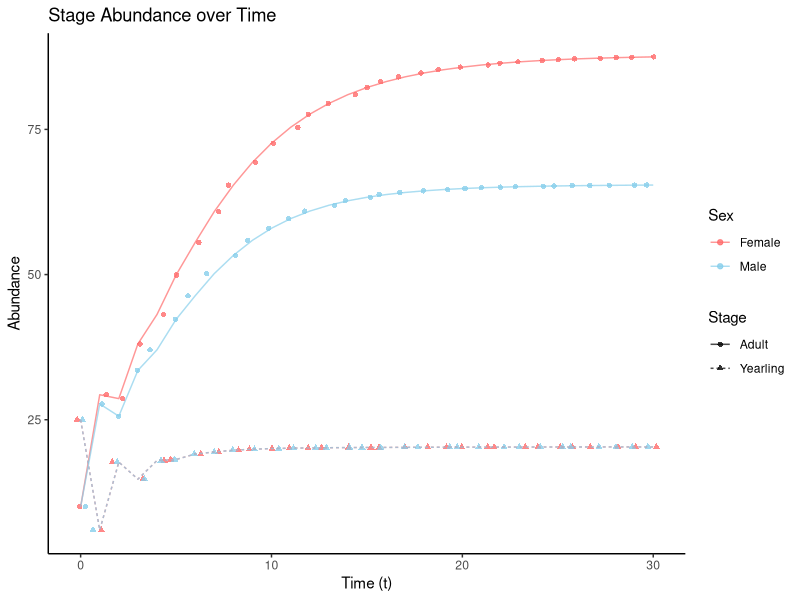
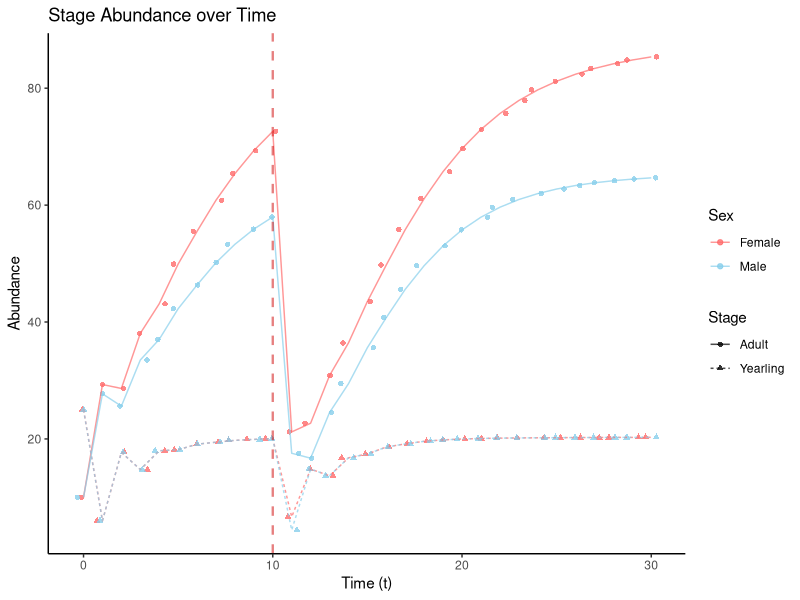
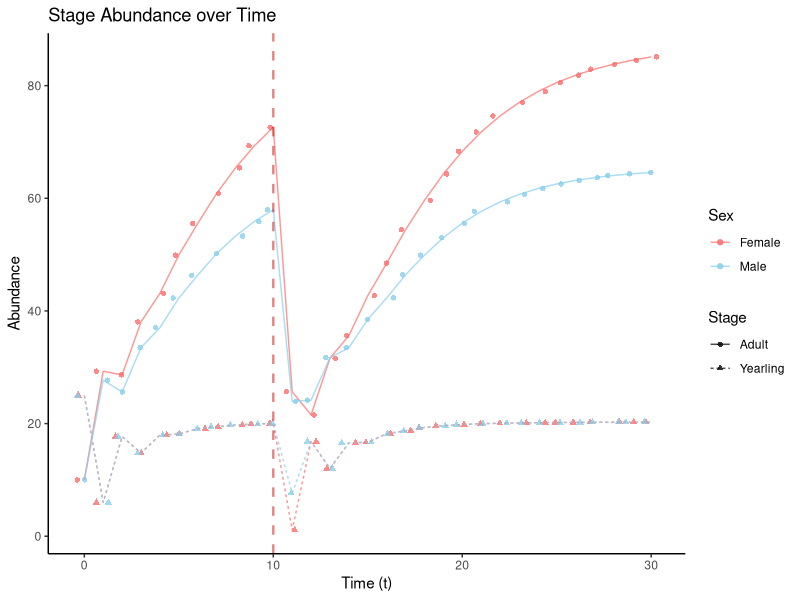
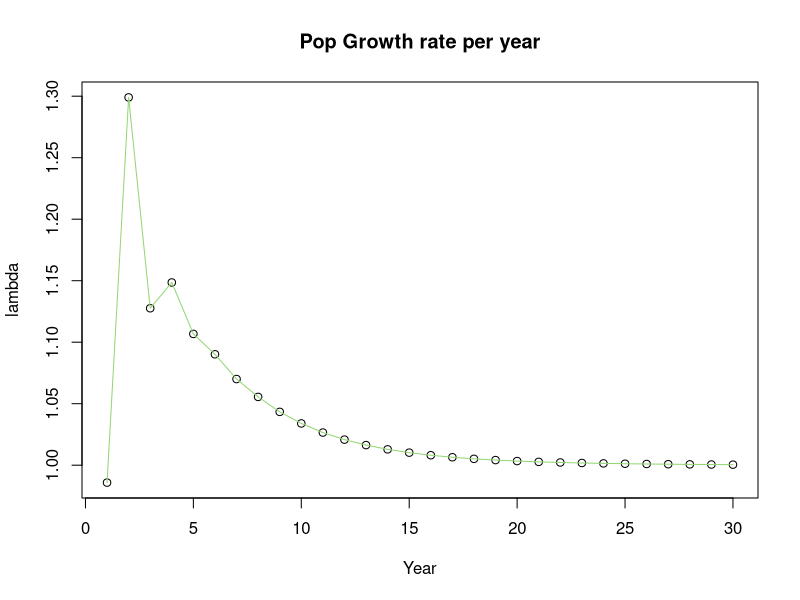
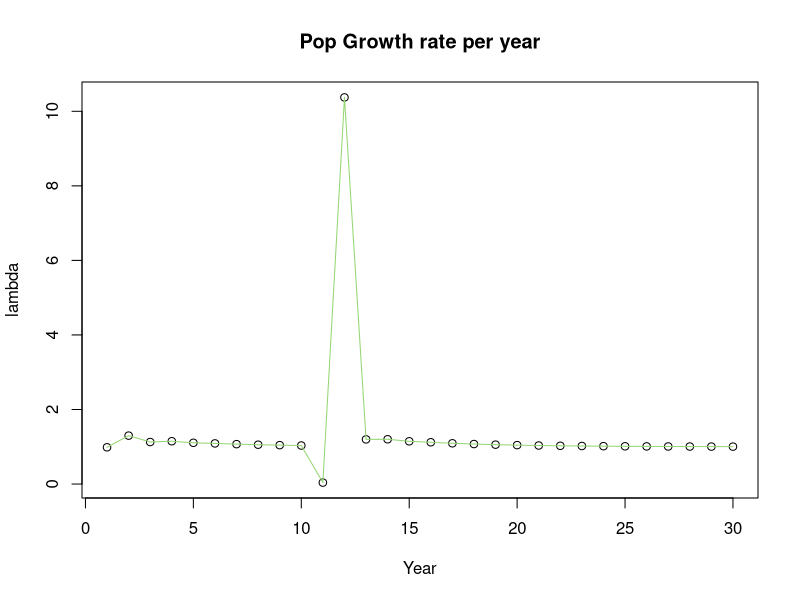
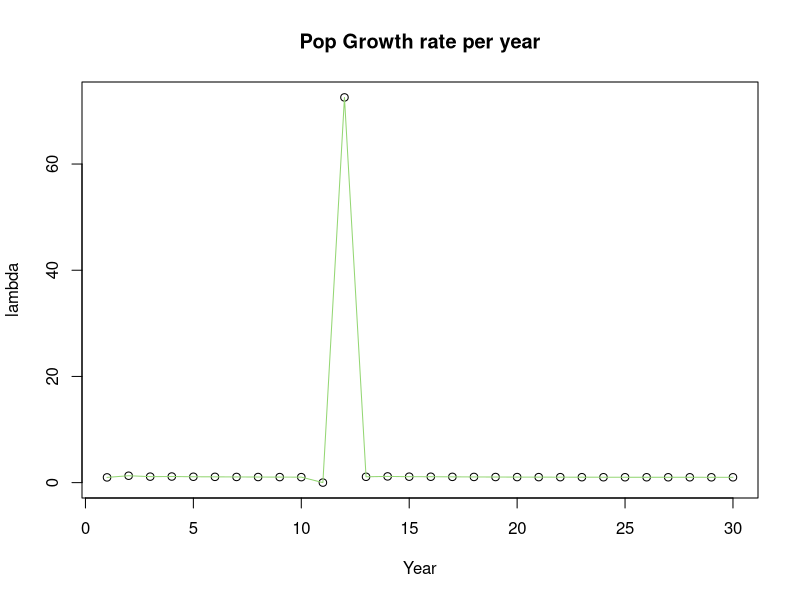

Here is the R script that generated these plots, in order:
# RUN script
# 23/02/25
# Can be run enturely in order

# loading required packages
library(ggplot2)
library(tidyr)
library(dplyr)
library(readr)

# data extraction
mcdonald_demo <- as.data.frame(read_csv("Data/mcdonald_2016_supinfo.csv"))  # posterior estimates from IPM

dens_posterior <- mcdonald_demo$pop_size   # posterior estimate from model
dens_posterior_mean <- mean(dens_posterior)
dens_posterior_sd <- sd(dens_posterior)

beta_reported <- -0.239  # from paper 

beta_rawdens <- (beta_reported*(1-dens_posterior_mean))/dens_posterior_sd  # gives raw beta value multiplied by pop size (?)
# needs updating based on new maths


# required functions ------
# Mating systems function ----  when Nm or Nf = 0 U = 0
mating.func <- function(params,     # density dependent parameters
                        stagenames,   # Stages in life cycle graph 
                        Nf,        # Adult and yearling females
                        Nm,             # Adult and yearling males
                        Mfunction= "min",       # mating function applied
                        return.mat= FALSE) {       # Fmat output?
  
  if(is.null(stagenames) || length(stagenames)== 0 & return.mat==TRUE) stop("stagenames must be provided for correct matrix dimension calculations")
  
  # naming objects 
  K <- params$rep_K      # MAX litter size
  h <- params$h          # harem size
  S<- params$Sc_max    # assumes different survival for male and female cubs
  
  
  # creating the output obj 
  out<- list(f=numeric(), Fmat=matrix())
  f <- NA    # blank 
  Fmat <- matrix(0, ncol= length(stagenames), nrow= length(stagenames)) # blank matrix
  rownames(Fmat) <- stagenames
  colnames(Fmat) <- stagenames
  
  # Harmonic mean mating function
  if(Mfunction %in% c( "HM", "HMMF", "Harmonic Mean Mating Function", "harmonic mean mating function", "Harmonic Mean", "harmonic mean")){
    U <- (2* Nf * Nm*h)/(Nf + Nm* h) # females in unions given pop structure
    f <- K*Nm/ (Nm + Nf*h^-1)  # fertility coefficient f= cubs produced by adult female
    
    # Minimum mating function
  } else if(Mfunction %in% c("Minimum Mating Function", "minimum mating function", "Minimum", "minimum", "min", "Min")){
    # defining number of pairs formed (U)
    if(Nf < Nm*h){
      U <- Nf
    } else if(Nm*h < Nf){
      U <- Nm*h
    } 
    f<- (K*U)/Nf   # fertility coefficient f= cubs produced by adult female
    
    # Mod Harmonic mean mating function
  } else if(Mfunction %in% c("Modified Hamonic Mean Mating Function", "modified harmonic mean mating function", "ModHarmonic", "modharmonic"))   {
    if(Nf < (2* Nf*Nm*h) / (Nf +Nm*h)) {
      U <- Nf
    } else if((2* Nf*Nm*h) / (Nf +Nm*h) < Nf){
      U <- (2* Nf*Nm*h) / (Nf+ Nm)
    }
    f <- (K*U)/Nf    # fertility coefficient f= cubs produced by adult female
  }
  
  
  if(return.mat==TRUE) {
    nStages <- length(stagenames)/2 # number stages for each sex
    Fmat[1,nStages] <- 0.5* f* S    # female cub production by females
    Fmat[nStages+1, nStages] <- 0.5* f* S  # male cub production by females
    out$Fmat <- Fmat
  }
  
  out$f <- f
  
  return(out) 
}


#  Ricker function and matrix application - must return functional Amat for proj
apply.DD <- function(params, 
                     Umat, 
                     N,   # yearling and adults
                     DDapply="fertility", 
                     stagenames,   # Stages in life cycle graph 
                     Nf,        # Adult female abundance
                     Nm,             # Adult males
                     Mfunction= "min",       # mating function applied
                     return.mat= FALSE) {   # apply ricker to whole matrix, survival or fertility
  
  ricker <- function(params, N){   # Using params (b) and population size input
    dd_fun <- exp(-params$b*N)
    return(dd_fun)      # returns value of multiplier
  }
  rick <- ricker(params, N)    # ricker function embedded - only this part needed?
  # Function ricker
  # params, incl b = strength of density dependence
  # N= population size (can be total, NAdults, other, but explain in comments) 
  # Use: returns dd_fun multiplier.
  
  # mating func embedded
  mating <- mating.func(params,     # density dependent parameters
              stagenames,   # Stages in life cycle graph 
              Nf,        # Adult and yearling females
              Nm,             # Adult and yearling males
              Mfunction= "min",       # mating function applied
              return.mat= FALSE) 
  
  f <- mating$f 
  
  # constructing Amat
  Amat <- Umat
  S <- params$Sc_max
  Amat[1,2] <- 0.5* f* S 
  Amat[3,2] <- 0.5* f* S 
  
  # applying based on method
  if(DDapply %in% c("matrix", "Matrix"))  {
    Amat_N <- Amat*rick  
    
  } else if(DDapply %in% c("Survival", "survival", "Umat")){
    Umat_N <- Umat*rick
    Amat_N <- Amat + Umat_N # how to combine?
    
  } else if(DDapply  %in% c("Fertility", "fertility", "Fmat")) {
    # embedd mating func?
    f_N <- f*rick
    Amat_N <- Amat
    Amat_N[1,2] <- 0.5 * f_N * S 
    Amat_N[3,2] <- 0.5 * f_N * S 
  }
  
  return(Amat_N) 
}
# Function name= applyDD
# Inputs:  
#  params: incl b for ricker
#  N: effective pop size (can be total, NAdults, other, but explain in comments) 
#  Fmat: matrix with reproductive params (can be created by mating.func) 
#  Umat: survival matrix
#  DDapply= across which elements ricker is applied - entire matrix (Amat), survival (Umat), Fertility (Fmat) or recruitment (applies twice to fmat - cub survival and females reproducing
# Use:  Creates a density dependent Amat depending on DDapplication to existing Umat, calculates f values to add in amat


# Removal function - allows bias for age and sex
rem.proj <- function(Umat,   # MAX SURVIVAL
                     initial, 
                     params,
                     stagenames, # needed for mating func
                     time, 
                     memberN=NULL,  # which individuals contribute to pop size? (as vec)
                     DDapply="fertility", 
                     Mfunction= "Min",
                     intensity= NULL,  # percentage you want REMOVED from pop at time T=ry
                     remyear = NULL,  # removal year = decrease from following year
                     rem_strat = "random",  # if specified removals, "adults, females, yearlings, males, yearling females, 
                     bias = NULL , # strength of bias as percentage (range??)
                     return.vec= TRUE, 
                     return.remvec = FALSE) {
  # Time 
  if (time<=1) stop("Time must be a positive integer")
  else(time <- as.integer(time))
  
  if (is.null(initial)) stop("You must provide initial population vector with each stage abundance")
  else(n0 <- as.numeric(initial))
  
  if (length(initial) != length(stagenames)) stop("initial pop vector must equal length(stagenames)")
  
  if (is.null(params)) stop("You must provide parameters for selected density-dependent function")
  
  if (!is.null(bias) && 1+bias > 1/(intensity/100)) stop("Bias value provided leads to p(removal) >1. Re-enter below", 1/intensity, "and repeat")
  
  
  nStages <- length(stagenames)/2      # how many stages
  
  
  # population size
  if (is.null(memberN)){
    memberN <- 1:length(stagenames)   # NULL = all members contribute to pop size
    
  } else if(length(memberN) >= 1){
    memberN <- c(memberN) 
  }
  
  # Calculating Unions with mating function
  Nf <- n0[nStages]     # pulls ONLY adult female entry from initial vector
  Nm <- n0[2*nStages]      # adult male in vector (final entry)
  
  # mating func gives initial Fmat for first year
  mating.out <- mating.func(params, stagenames, Nf, Nm, Mfunction,  return.mat= FALSE)  # return f value only  
  f <- mating.out$f
  
  # Set up the output
  out <- list(pop = vector(), 
              vec = matrix(), 
              mat = matrix(), 
              Nremoved = numeric(), # how to leave blank if no removals?
              remvec = vector())  # including number removed and removals from each stage
  
  Vec <- matrix(0, ncol = length(stagenames), nrow = time + 1)  # matrix to fill with stage abundance.  row= time, col= stage
  Pop <- rep(NA, (time + 1))       # vector to fill with total pop size each year
  Nremoved <- 0
  remvec <- rep(NA, length(stagenames))
  
  colnames(Vec) <- stagenames   # naming cols matrix as stages 
  rownames(Vec) <- 0:(time)   # rows correspond to each year of projection. Row 0 = initial or n0
  Vec[1, ] <- n0                   
  Pop[1] <- sum(n0)    
  
  
  if(is.numeric(intensity)){   # removal scenarios only
    ry <- as.numeric(remyear)           # shortening name for future use
  } else if(is.null(intensity)){
    ry <- time                   # no removals = run until time
  }
  # Loop = density dependent matrix application for each year
  for (i in 1:ry) {   # normal projection until remyear (if removal at t=5, project until t=5, final entry inserted to row 6) remember vec[5,] holds entries for year=4 (0:time)
    
    # f value per year creation
    thisNf <- sum(Vec[i,nStages-1], Vec[i,nStages])    # Nf sums yearling and adult fems in Vec matrix
    thisNm <- sum(Vec[i,2*nStages-1],Vec[i,2*nStages])   # Nm 
    
    thisN <- sum(Vec[i,memberN])  # pop sizes sums row i for cols included in N
    
    # ricker density dependence each year
    thisAmat <- apply.DD(params, Umat, thisN, DDapply= "fertility", stagenames,   
                         thisNf,        
                         thisNm,            
                         Mfunction= "min",       
                         return.mat= FALSE)  
    
    # If the projection matrix has any negative values in it, stop iterating but
    # return the projection up until this point.
    if (sum(thisAmat<0)>0){
      warning(paste("Projection stopped at time step", i, "because the density-dependent projection matrix has negative values."))
      break
    }
    # if pop size <= 0, stop and return
    if(Pop[i]<= 0){
      warning(paste("Projection stopped at time step", i, "because pop size reached 0 or below"))
      break
    }
    # if any stage becomes negative, set to zero and continue
    if (any(Vec < 0)) {
      warning(paste("Negative abundances produced at time step", i, "setting negatives to 0 and continuing."))
      Vec[Vec < 0] <- 0
    }
    
    Vec[(i + 1), ] <- thisAmat %*% Vec[i, ]  # following year stage vector is this Amat* this year pop structure - incorporate U here for max no. births?
    Pop[i + 1] <- sum(Vec[(i + 1), ])
  }
  
  
  if (is.numeric(intensity)) {
    # pop removal
    # ------------------------------------------------
    if(rem_strat == "random"){
      if (is.null(bias) == FALSE) paste("ignoring bias value since removal is random across ages and sexes")
      #generating the distribution - varies with rem strat
      prop <- rnorm(length(stagenames), mean = intensity/100, sd= intensity/1000)  # 4 samples from dist mean 0.5, sd 0.05
      
    } else if (is.numeric(intensity) && rem_strat %in% c("adults", "Adults", "adult", "Adult", "yearlings", "Yearlings", "yearling", "Yearlings")){   # want to specify age and sex prob  - adult male, yearling fem.. 
      if (is.null(bias) == TRUE) stop("please provide strength of bias as value 0-")
      if (rem_strat %in% c("adults", "Adults", "adult", "Adult")){
        y_rem <- rnorm(nStages, mean = ((1-bias)*intensity)/100, sd = intensity/1000) 
        a_rem <- rnorm(nStages, mean = ((1+bias)*intensity)/100, sd = intensity/1000)    
      }
      else if (rem_strat %in% c("yearlings", "Yearlings", "yearling", "Yearlings")){
        y_rem <- rnorm(nStages, mean = ((1+bias)*intensity)/100, sd = intensity/1000) 
        a_rem <- rnorm(nStages, mean = ((1-bias)*intensity)/100, sd = intensity/1000) 
      }
      # col binding so each row represents stage
      bind <- cbind(y_rem, a_rem)
      prop <- c(bind[1,], bind[2,])   # 4 proportions to remove in correct order (yf, af, ym, am)
      
    } else if (is.numeric(intensity) && rem_strat %in% c("females", "Females", "female", "Female", "males", "Males", "male", "Male")){  
      if (is.null(bias) == TRUE) stop("please provide strength of bias as value 0-")
      if(rem_strat %in% c("females", "Females", "female", "Female")){
        f_rem <- rnorm(nStages, mean = ((1+bias)*intensity)/100, sd = intensity/1000) # bias applied to females
        m_rem <- rnorm(nStages, mean = ((1-bias)*intensity)/100, sd = intensity/1000) 
        
      } else if(rem_strat %in% c("males", "Males", "male", "Male")){
        f_rem <- rnorm(nStages, mean = ((1-bias)*intensity)/100, sd = intensity/1000) # bias applied to females
        m_rem <- rnorm(nStages, mean = ((1+bias)*intensity)/100, sd = intensity/1000) 
      }
      bind <- cbind(f_rem, m_rem)
      prop <- c(bind[,1], bind[,2])   # 4 proportions to remove in correct order (yf, af, ym, am)
      
    } else if (is.numeric(intensity) && is.numeric(rem_strat)){
      if (is.null(bias) == TRUE) stop("please provide strength of bias as value 0-")
      # how to specify is specific element biased?  numeric vector or integer 1:4, then apply bias to element
      # ex rem_strat = 3 (ym)
      bi <- length(rem_strat)  # how many elements provided
      
      rem <- rnorm((1- bi), mean = ((1+bias)*intensity)/100, sd = intensity/1000)   # unbiased, 1- number of biased samples needed
      rembi <- rnorm(bi, mean = ((1+bias)*intensity)/100, sd = intensity/1000)
      
      # how to order? biased p pos matched to bias stage? 
      prop <- rep(NA, length(stagenames))
      prop[rem_strat] <- rembi
      prop[-rem_strat] <- rem    # all non biased stages, add unbiased probs
    }
    # ------------------
    # removals
    rem_vec <- Vec[ry+1,] * prop    # rem vec is how many individuals we remove from the population 
    Rem <- sum(rem_vec)
    
    Vec[ry + 2,] <- Vec[ry + 1,]  - rem_vec  # year after remyear = 2 rows later filled with new stage vec
    Pop[ry + 2] <- sum(Vec[ry + 2]) # filling in total pop size
    
    
    # repeat loop after removal year
    for (j in (ry + 2):time) {    # starts filling from 27th row (26th year)
      
      # Mating Fmat creation 
      thisNf <- sum(Vec[j,nStages-1], Vec[j,nStages-1])    # Nf is mid col in Vec matrix
      thisNm <- sum(Vec[j,2*nStages-1],Vec[j,2*nStages])   # Nm 
      
      # apply mating func to calculate pairs
      thisMating<- mating.func(params, stagenames, thisNf, thisNm, Mfunction, return.mat=TRUE)     # how to use?
      
      thisFmat <-thisMating$Fmat
      
      # ricker density dependence each year
      thisN <- sum(Vec[j,memberN])  # pop sizes sums row i for cols included in N
      thisAmat <- apply.DD(params, Umat, thisN, DDapply= "fertility", stagenames,   
                           thisNf,        
                           thisNm,            
                           Mfunction= "min",       
                           return.mat= FALSE)
      
      # If the projection matrix has any negative values in it, stop iterating but
      # return the projection up until this point.
      if (sum(thisAmat<0)>0){
        warning(paste("Projection stopped at time step", i, "because the density-dependent projection matrix has negative values."))
        break
      }
      # if pop size <= 0, stop and return
      if(Pop[i]<= 0){
        warning(paste("Projection stopped at time step", i, "because pop size reached 0 or below"))
        break
      }
      # if any stage becomes negative, set to zero and continue
      if (any(Vec < 0)) {
        warning(paste("Negative abundances produced at time step", i, "setting negatives to 0 and continuing."))
        Vec[Vec < 0] <- 0
      }
      
      Vec[(j + 1), ] <- thisAmat %*% Vec[j, ]  # following year stage vector is this Amat* this year pop structure - incorporate U here for max no. births?
      Pop[j + 1] <- sum(Vec[(j + 1), ])
    }
  } 
  # out objects
  out$pop <- Pop
  if(is.numeric(intensity)){   
    out$Nremoved <- Rem    # where do we define total N removed
    if (isTRUE(return.remvec)) {
      out$remvec <- rem_vec        # returns blank?
    } }
  
  if (isTRUE(return.vec)) {
    out$vec <- Vec        
  } 
  out$mat <- thisAmat
  
  return(out)
}

dd_plot <- function(out,   # output obj of dd.proj
                    y_val= "N",   # plot type - N or Vec 
                    ylab = "abundance", 
                    xlab = "time (t)",
                    rem_year = NULL,
                    theme = theme_classic(), 
                    cols= "black",    # can be vector of 2 cols
                    legend.pos = "topright",
                    cex.legend = 0.8){
  # loading required libraries
  require(tidyr)
  require(ggplot2)
  # creating time vector for n years
  t <- nrow(out$vec) -1                 # t= n years (0-t = t+1 entries)
  time <- as.numeric(c(0:t))       # vector 0:t
  
  # for pop size over time graph - must be as df
  if(y_val %in% c("N", "Pop Size", "pop size", "Pop", "pop")) {
    pop <- out$pop
    pop_df <- as.data.frame(pop) # converting pop to a df
    
    if (is.null(rem_year)){
      plot <- ggplot(data = pop_df, aes(x= time, y= pop)) +  # start form year = 0
        geom_point() +
        labs(title = "Pop size over time", x = xlab, y = ylab)  
      geom_smooth(alpha= 0.7)+   # doesn't fit so well for removals!
        theme
      
    } else if (is.numeric(rem_year)){
      plot <- ggplot(data = pop_df, aes(x= time, y= pop)) +  # start form year = 0
        geom_point() +
        geom_line(data = pop_df, alpha = 0.7) +
        labs(title = "Pop size oever time", x = xlab, y = ylab) +
        theme +
        geom_vline(aes(xintercept = rem_year),                       # Adding a line to show removal year
                   colour = "red3", linetype = "dashed", size= 1, alpha = 0.5) 
    }
    
  } else if(y_val %in% c("Vec", "Pop Structure", "Stages", "vec")){
    x_val <- ncol(out$vec)   # number of classes and sexes (if nStages = 2 and sex =2, x =4)
    # turning into dataframe
    df <- as.data.frame(out$vec)
    df$Year <- time    # year column from 0 to t years
    # tidy data - converting to long format so each row is a single observation 
    df_long <- gather(df, key= "Stage", value = "Abundance", 1:x_val)   # creating a stage col in df with abundance
    df_long <- separate(df_long, col= "Stage", into= c("Stage", "Sex"), sep='_')   # splliting by sex, seperated by _
    
    if(is.null(rem_year)) {
      # plotting graph with ggplot2 
      plot <- ggplot(data= df_long, 
                     aes(x=Year, y=Abundance, colour= Sex, linetype= Stage, shape= Stage)) +  # sexes diff cols, shapes and lines diff for stages
        geom_point(position= "jitter", alpha=0.8) +  # jitter to avoid overlap of yearlings
        geom_line(data= df_long, alpha=0.7) +
        scale_colour_manual(values= cols,
                            labels=c("Female", "Male")) +
        labs(title = "Stage Abundance over Time", 
             x = xlab, y = ylab) + 
        theme
      
    } else if(is.numeric(rem_year)){
      plot <- ggplot(data= df_long, 
                     aes(x=Year, y=Abundance, colour= Sex, linetype= Stage, shape= Stage)) +  # sexes diff cols, shapes and lines diff for stages
        geom_point(position= "jitter", alpha=0.8) +  # jitter to avoid overlap of yearlings
        geom_line(data= df_long, alpha=0.7) +
        scale_colour_manual(values=cols,
                            labels=c("Female", "Male")) +
        labs(title = "Stage Abundance over Time", 
             x = xlab, y = ylab) + 
        theme +
        geom_vline(aes(xintercept = rem_year),                       # Adding a line to show removal year
                   colour = "red3", linetype = "dashed", size=0.8, alpha = 0.5) 
      
    } 
    
  } 
  return(plot)
  
}

# growth rate calculate with output format in DDproj
growth.rate <- function(out, vis = FALSE, rem_year = NULL){
  N <- out$pop    # isolating pop size vector
  lambda <- N[2:length(N)]/N[1:(length(N)-1)]
  # output proj
  lambda_out <- list(lambda = vector(), lamb = NA)
  lambda_out$lambda <- lambda
  
  if(is.numeric(rem_year)){
    ry <- rem_year
  }
  
  if(!isFALSE(vis)){
    lamb <- plot(x= 1:length(lambda), y= lambda, 
                 xlab = "Year", 
                 ylab = "lambda") 
    lines(lambda, col= "#94D673")     # keeping cols consistent - red = removals, green = growth rates
    
    title("Pop Growth rate per year", )
    
    lambda_out$lamb <- lamb   # issue here - not loading plot as object within list
  }
  
  return(lambda_out)
}
# Function name : growth.rate
# Arguments : 
# dd_proj or rem_proj output
# vis = TRUE or FALSE for whether you want graph plotted
# Use : generates growth rate per year (gr) by dividing pop size by previous year 



# Stage distribution calculation
# Updating function to match output of ddproj obj
ssd <- function(out, vis = FALSE, cols) {     # input projected matrix
  # separating a matrix from out obj
  mat <- out$vec   
  
  stageMat<- matrix(0, ncol=ncol(mat), nrow=nrow(mat))    # empty matrix to fill
  rownames(stageMat) <- rownames(mat)
  colnames(stageMat) <- colnames(mat)
  
  # out obj is a list with matrix and plot
  ssd_out <- list(stageMat = matrix(), plot = NA)
  
  for(i in 1:nrow(mat)) {   # loop for each column 
    stageMat[i,]<- mat[i,]/sum(mat[i,])          # column i of matrix filled with row i divided by col sum
  } 
  ssd_out$stageMat <- stageMat
  
  if(!isFALSE(vis)){
    # stageMat as df
    nStage <- ncol(stageMat)   # number of classes and sexes (if nStages = 2 and sex =2, x =4)
    # turning into dataframe
    df <- as.data.frame(stageMat)
    df$Year <- as.numeric(rownames(stageMat))    # year column from 0 to t years
    
    # tidy data - converting to long format so each row is a single observation 
    df_long <- gather(df, key= "Stage", value = "Proportion", 1:nStage)   # creating a stage col in df with abundance
    df_long <- separate(df_long, col= "Stage", into= c("Stage", "Sex"), sep='_')   # splliting by sex, seperated by _
    
    plot <- ggplot(data= df_long, 
                   aes(x= Year, y = Proportion, colour = Sex,  # qhy has year ordered so weird?
                       linetype = Stage, shape = Stage)) +  # sexes diff cols, shapes and lines diff for stages
      geom_line(data= df_long, position= "jitter") + # why is this not joining as other 
      scale_colour_manual(values=col_vec,
                          labels=c("Female", "Male")) +
      labs(title = "Stage Proportions over Time", 
           x = "xlab", y = "ylab") 
    
    ssd_out$plot <- plot   # issue here - not loading plot as object within list
  }
  
  return(ssd_out)   # returns matrix of each stage as proportion of total pop
  
}
# Function name= prop.stage
# Arguments: 
# out = stage abundance matrix over a time interval, produced by proj function
# vis = whether to print graph
# cols = vector of 2 colours for each sex
# Purpose:  Calculates the proportion of each stage class out of the total pop size in a given year



# projections (model 1) -----
stages<- c("Yearling_f", "Adult_f", "Yearling_m", "Adult_m")
n0 <- c(25, 10, 25, 10)  # vec structure = yf, af, ym, am 

# first time using params from extraction 
Umat <- matrix(0, nrow=4, ncol=4)
rownames(Umat) <- stages
Umat[2,1]<- 0.851 # yearling f survival
Umat[2,2]<- 0.803  # adult f survival
Umat[4,3]<- 0.809   # yearling m survival
Umat[4,4]<- 0.749   # adult m survival

params<- data.frame(fmax= 0.8436,   # F fecundity max (max cubs per adult female) - needed?
                    Sc_max=0.76,   # max cub survival (equal for sexes), rogers 1997
                    b=0.007677,       # calculated from mcdonald 2016
                    rep_K= 2.7,          # max litter size (K), 
                    h= 6   # harem size per male
)

# control plot----
proj0 <- rem.proj(Umat,      # seems to reach stability quickly - some kind of stochasticity needed?
                  initial = n0, 
                  params, 
                  stagenames = stages,
                  time = 30, 
                  memberN=NULL,  # which individuals contribute to pop size? (as vec)
                  DDapply="Fmat", 
                  Mfunction= "Min",
                  intensity= NULL,  # percentage you want REMOVED from pop at time T=ry
                  remyear = NULL, 
                  rem_strat =NULL ,  # if specified removals, "adults, females, yearlings, males, yearling females, 
                  bias = NULL ,
                  return.vec= TRUE, 
                  return.remvec = FALSE) 

col_vec <- c("#FF6A6A", "#87CEEB")

(proj0_plot <- dd_plot(proj0, 
                       y_val= "Vec", 
                       ylab = "Abundance", 
                       xlab = "Time (t)",
                       theme = theme_classic(), 
                       cols= col_vec,    # can be vector of cols
                       legend.pos = "topright",
                       cex.legend = 0.8))


# Scenario 1 = 70% removal trial at year 10
proj1 <- rem.proj(Umat,      # seems to reach stability quickly - some kind of stochasticity needed?
                  initial = n0, 
                  params, 
                  stagenames = stages,
                  time = 30, 
                  memberN=NULL,  # which individuals contribute to pop size? (as vec)
                  DDapply="Fmat", 
                  Mfunction= "Min",
                  intensity= 70,  # percentage you want REMOVED from pop at time T=ry
                  remyear = 10, 
                  rem_strat = "random" ,  # if specified removals, "adults, females, yearlings, males, yearling females, 
                  bias = NULL ,
                  return.vec= TRUE, 
                  return.remvec = TRUE) 

(proj1_plot <- dd_plot(proj1, 
                       y_val= "Vec", 
                       ylab = "Abundance", 
                       xlab = "Time (t)",
                       rem_year = 10,
                       theme = theme_classic(), 
                       cols= col_vec,    # can be vector of cols
                       legend.pos = "topright",
                       cex.legend = 0.8))

# scenario 2 - biased female removals
proj2 <- rem.proj(Umat,      # seems to reach stability quickly - some kind of stochasticity needed?
                  initial = n0, 
                  params, 
                  stagenames = stages,
                  time = 30, 
                  memberN=NULL,  # which individuals contribute to pop size? (as vec)
                  DDapply="Fmat", 
                  Mfunction= "Min",
                  intensity= 70,  # percentage you want REMOVED from pop at time T=ry
                  remyear = 10, 
                  rem_strat = "females" ,  # if specified removals, "adults, females, yearlings, males, yearling females, 
                  bias = 0.15 ,
                  return.vec= TRUE, 
                  return.remvec = TRUE) 

(proj2_plot <- dd_plot(proj2, 
                       y_val= "Vec", 
                       ylab = "Abundance", 
                       xlab = "Time (t)",
                       rem_year = 10,
                       theme = theme_classic(), 
                       cols= col_vec,    # can be vector of cols
                       legend.pos = "topright",
                       cex.legend = 0.8))


# comparisons 
lambda0 <- growth.rate(proj0, vis = TRUE)
summary(lambda0$lambda)

lambda1 <- growth.rate(proj1, vis = TRUE, rem_year = 10)
summary(lambda1$lambda)

lambda2 <- growth.rate(proj2, vis = TRUE, rem_year = 10)
summary(lambda2$lambda)

ssd0 <- ssd(proj0, vis = TRUE, cols = col_vec)
ssd1 <- ssd(proj1, vis = TRUE, cols = col_vec)
ssd2 <- ssd(proj2, vis = TRUE, cols = col_vec)

# next steps - META MAT PROJECTION
# 
